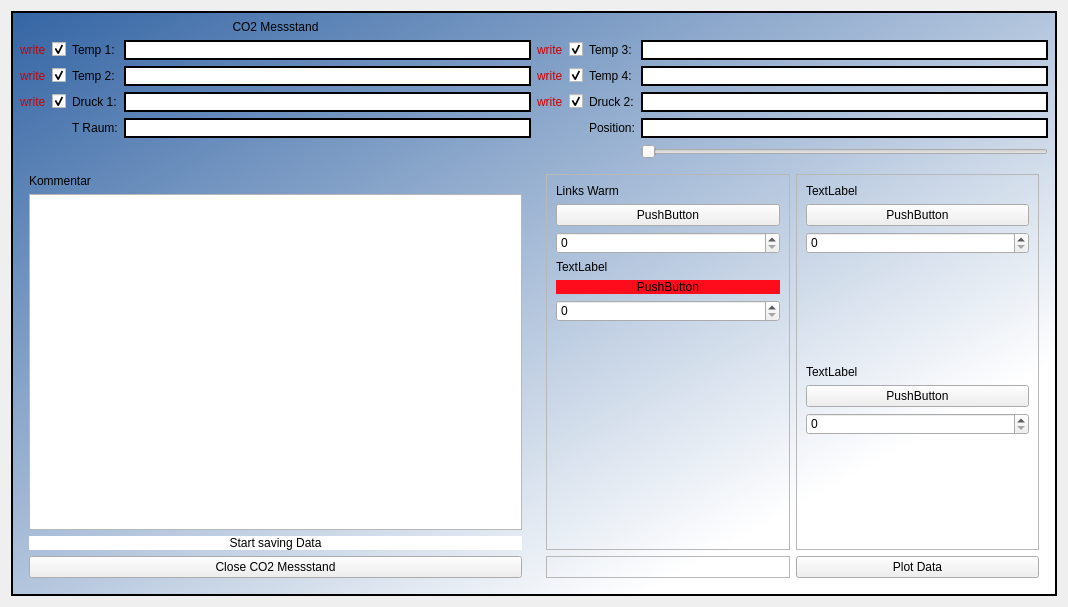
<?xml version="1.0" encoding="UTF-8"?>
<ui version="4.0">
 <class>MainWindow</class>
 <widget class="QWidget" name="MainWindow">
  <property name="geometry">
   <rect>
    <x>0</x>
    <y>0</y>
    <width>1068</width>
    <height>607</height>
   </rect>
  </property>
  <property name="windowTitle">
   <string>MainWindow</string>
  </property>
  <layout class="QVBoxLayout" name="verticalLayout">
   <item>
    <widget class="QWidget" name="bgwidget" native="true">
     <property name="styleSheet">
      <string notr="true">QWidget#bgwidget{
background-color: qlineargradient(spread:pad, x1:0, y1:0, x2:1, y2:1, stop:0 rgba(52, 101, 164, 255), stop:0.801047 rgba(255, 255, 255, 255));
border-color: rgb(85, 87, 83);
border: 2px solid;}</string>
     </property>
     <layout class="QGridLayout" name="gridLayout">
      <item row="5" column="7">
       <widget class="QLineEdit" name="valueT4">
        <property name="cursor">
         <cursorShape>ForbiddenCursor</cursorShape>
        </property>
        <property name="styleSheet">
         <string notr="true">font: 500 12pt &quot;Ubuntu&quot;;
border-color: rgb(0, 0, 0);
border: 2px solid;</string>
        </property>
       </widget>
      </item>
      <item row="5" column="0">
       <widget class="QLabel" name="writeT2">
        <property name="enabled">
         <bool>true</bool>
        </property>
        <property name="styleSheet">
         <string notr="true">font: 12pt &quot;Ubuntu&quot;;
color: rgb(204, 0, 0);</string>
        </property>
        <property name="text">
         <string>write</string>
        </property>
       </widget>
      </item>
      <item row="0" column="0" colspan="4">
       <widget class="QLabel" name="windowTitel">
        <property name="styleSheet">
         <string notr="true">font: 16pt &quot;Ubuntu&quot;;</string>
        </property>
        <property name="text">
         <string>CO2 Messstand</string>
        </property>
        <property name="alignment">
         <set>Qt::AlignCenter</set>
        </property>
       </widget>
      </item>
      <item row="6" column="4">
       <widget class="QLabel" name="writeP2">
        <property name="styleSheet">
         <string notr="true">font: 12pt &quot;Ubuntu&quot;;
color: rgb(204, 0, 0);</string>
        </property>
        <property name="text">
         <string>write</string>
        </property>
       </widget>
      </item>
      <item row="5" column="3">
       <widget class="QLineEdit" name="valueT2">
        <property name="cursor">
         <cursorShape>ForbiddenCursor</cursorShape>
        </property>
        <property name="styleSheet">
         <string notr="true">font: 500 12pt &quot;Ubuntu&quot;;
border-color: rgb(0, 0, 0);
border: 2px solid;</string>
        </property>
       </widget>
      </item>
      <item row="7" column="6">
       <widget class="QLabel" name="label">
        <property name="styleSheet">
         <string notr="true">font: 12pt &quot;Ubuntu&quot;;</string>
        </property>
        <property name="text">
         <string>Position:</string>
        </property>
       </widget>
      </item>
      <item row="4" column="5">
       <widget class="QCheckBox" name="checkSaveT3">
        <property name="text">
         <string/>
        </property>
        <property name="checked">
         <bool>true</bool>
        </property>
       </widget>
      </item>
      <item row="4" column="0">
       <widget class="QLabel" name="writeT1">
        <property name="enabled">
         <bool>true</bool>
        </property>
        <property name="styleSheet">
         <string notr="true">font: 12pt &quot;Ubuntu&quot;;
color: rgb(204, 0, 0);</string>
        </property>
        <property name="text">
         <string>write</string>
        </property>
       </widget>
      </item>
      <item row="4" column="1">
       <widget class="QCheckBox" name="checkSaveT1">
        <property name="text">
         <string/>
        </property>
        <property name="checked">
         <bool>true</bool>
        </property>
       </widget>
      </item>
      <item row="6" column="7">
       <widget class="QLineEdit" name="valueP2">
        <property name="styleSheet">
         <string notr="true">font: 500 12pt &quot;Ubuntu&quot;;
border-color: rgb(0, 0, 0);
border: 2px solid;</string>
        </property>
       </widget>
      </item>
      <item row="4" column="4">
       <widget class="QLabel" name="writeT3">
        <property name="enabled">
         <bool>true</bool>
        </property>
        <property name="styleSheet">
         <string notr="true">font: 12pt &quot;Ubuntu&quot;;
color: rgb(204, 0, 0);</string>
        </property>
        <property name="text">
         <string>write</string>
        </property>
       </widget>
      </item>
      <item row="6" column="1">
       <widget class="QCheckBox" name="checkSaveP1">
        <property name="text">
         <string/>
        </property>
        <property name="checked">
         <bool>true</bool>
        </property>
       </widget>
      </item>
      <item row="5" column="5">
       <widget class="QCheckBox" name="checkSaveT4">
        <property name="text">
         <string/>
        </property>
        <property name="checked">
         <bool>true</bool>
        </property>
       </widget>
      </item>
      <item row="6" column="6">
       <widget class="QLabel" name="label_P2">
        <property name="styleSheet">
         <string notr="true">font: 12pt &quot;Ubuntu&quot;;</string>
        </property>
        <property name="text">
         <string>Druck 2:</string>
        </property>
       </widget>
      </item>
      <item row="7" column="3">
       <widget class="QLineEdit" name="valueTOut">
        <property name="styleSheet">
         <string notr="true">font: 500 12pt &quot;Ubuntu&quot;;
border-color: rgb(0, 0, 0);
border: 2px solid;</string>
        </property>
       </widget>
      </item>
      <item row="7" column="2">
       <widget class="QLabel" name="labelTOUT">
        <property name="styleSheet">
         <string notr="true">font: 12pt &quot;Ubuntu&quot;;</string>
        </property>
        <property name="text">
         <string>T Raum:</string>
        </property>
       </widget>
      </item>
      <item row="8" column="7">
       <widget class="QSlider" name="sliderPosition">
        <property name="orientation">
         <enum>Qt::Horizontal</enum>
        </property>
       </widget>
      </item>
      <item row="4" column="7">
       <widget class="QLineEdit" name="valueT3">
        <property name="cursor">
         <cursorShape>ForbiddenCursor</cursorShape>
        </property>
        <property name="styleSheet">
         <string notr="true">font: 500 12pt &quot;Ubuntu&quot;;
border-color: rgb(0, 0, 0);
border: 2px solid;</string>
        </property>
       </widget>
      </item>
      <item row="6" column="0">
       <widget class="QLabel" name="writeP1">
        <property name="styleSheet">
         <string notr="true">font: 12pt &quot;Ubuntu&quot;;
color: rgb(204, 0, 0);</string>
        </property>
        <property name="text">
         <string>write</string>
        </property>
       </widget>
      </item>
      <item row="6" column="5">
       <widget class="QCheckBox" name="checkSaveP2">
        <property name="text">
         <string/>
        </property>
        <property name="checked">
         <bool>true</bool>
        </property>
       </widget>
      </item>
      <item row="9" column="0" colspan="4">
       <widget class="QWidget" name="plotWidget" native="true">
        <property name="styleSheet">
         <string notr="true"/>
        </property>
        <layout class="QVBoxLayout" name="verticalLayout_2">
         <item>
          <widget class="QLabel" name="labelKommentar">
           <property name="styleSheet">
            <string notr="true">font: 12pt &quot;Ubuntu&quot;;</string>
           </property>
           <property name="text">
            <string>Kommentar</string>
           </property>
          </widget>
         </item>
         <item>
          <widget class="QTextEdit" name="kommentar"/>
         </item>
         <item>
          <widget class="QPushButton" name="saveBtn">
           <property name="styleSheet">
            <string notr="true">border-radius: 10px;
background-color: rgb(255, 255, 255);
font: 12pt &quot;Ubuntu&quot;;</string>
           </property>
           <property name="text">
            <string>Start saving Data</string>
           </property>
          </widget>
         </item>
         <item>
          <widget class="QPushButton" name="stopBtn">
           <property name="text">
            <string>Close CO2 Messstand</string>
           </property>
          </widget>
         </item>
        </layout>
       </widget>
      </item>
      <item row="6" column="3">
       <widget class="QLineEdit" name="valueP1">
        <property name="styleSheet">
         <string notr="true">font: 500 12pt &quot;Ubuntu&quot;;
border-color: rgb(0, 0, 0);
border: 2px solid;</string>
        </property>
       </widget>
      </item>
      <item row="5" column="1">
       <widget class="QCheckBox" name="checkSaveT2">
        <property name="text">
         <string/>
        </property>
        <property name="checked">
         <bool>true</bool>
        </property>
       </widget>
      </item>
      <item row="6" column="2">
       <widget class="QLabel" name="label_P1">
        <property name="styleSheet">
         <string notr="true">font: 12pt &quot;Ubuntu&quot;;</string>
        </property>
        <property name="text">
         <string>Druck 1:</string>
        </property>
       </widget>
      </item>
      <item row="4" column="2">
       <widget class="QLabel" name="labelT1">
        <property name="styleSheet">
         <string notr="true">font: 12pt &quot;Ubuntu&quot;;</string>
        </property>
        <property name="text">
         <string>Temp 1:</string>
        </property>
       </widget>
      </item>
      <item row="7" column="7">
       <widget class="QLineEdit" name="valuePosition">
        <property name="styleSheet">
         <string notr="true">font: 500 12pt &quot;Ubuntu&quot;;
border-color: rgb(0, 0, 0);
border: 2px solid;</string>
        </property>
       </widget>
      </item>
      <item row="4" column="3">
       <widget class="QLineEdit" name="valueT1">
        <property name="cursor">
         <cursorShape>ForbiddenCursor</cursorShape>
        </property>
        <property name="styleSheet">
         <string notr="true">font: 500 12pt &quot;Ubuntu&quot;;
border-color: rgb(0, 0, 0);
border: 2px solid;</string>
        </property>
       </widget>
      </item>
      <item row="5" column="4">
       <widget class="QLabel" name="writeT4">
        <property name="enabled">
         <bool>true</bool>
        </property>
        <property name="styleSheet">
         <string notr="true">font: 12pt &quot;Ubuntu&quot;;
color: rgb(204, 0, 0);</string>
        </property>
        <property name="frameShadow">
         <enum>QFrame::Plain</enum>
        </property>
        <property name="text">
         <string>write</string>
        </property>
       </widget>
      </item>
      <item row="5" column="2">
       <widget class="QLabel" name="labelT2">
        <property name="styleSheet">
         <string notr="true">font: 12pt &quot;Ubuntu&quot;;</string>
        </property>
        <property name="text">
         <string>Temp 2:</string>
        </property>
       </widget>
      </item>
      <item row="4" column="6">
       <widget class="QLabel" name="labelT3">
        <property name="styleSheet">
         <string notr="true">font: 12pt &quot;Ubuntu&quot;;</string>
        </property>
        <property name="text">
         <string>Temp 3:</string>
        </property>
       </widget>
      </item>
      <item row="5" column="6">
       <widget class="QLabel" name="labelT4">
        <property name="styleSheet">
         <string notr="true">font: 12pt &quot;Ubuntu&quot;;</string>
        </property>
        <property name="text">
         <string>Temp 4:</string>
        </property>
       </widget>
      </item>
      <item row="9" column="4" colspan="4">
       <widget class="QWidget" name="plot2Widget" native="true">
        <layout class="QGridLayout" name="gridLayout_2">
         <item row="1" column="0">
          <widget class="QFrame" name="frame">
           <property name="frameShape">
            <enum>QFrame::StyledPanel</enum>
           </property>
           <property name="frameShadow">
            <enum>QFrame::Raised</enum>
           </property>
          </widget>
         </item>
         <item row="1" column="1">
          <widget class="QPushButton" name="plotData">
           <property name="styleSheet">
            <string notr="true">
font: 12pt &quot;Ubuntu&quot;;</string>
           </property>
           <property name="text">
            <string>Plot Data</string>
           </property>
          </widget>
         </item>
         <item row="0" column="1">
          <widget class="QFrame" name="frame_3">
           <property name="frameShape">
            <enum>QFrame::StyledPanel</enum>
           </property>
           <property name="frameShadow">
            <enum>QFrame::Raised</enum>
           </property>
           <layout class="QVBoxLayout" name="verticalLayout_4">
            <item>
             <widget class="QLabel" name="label_4">
              <property name="text">
               <string>TextLabel</string>
              </property>
             </widget>
            </item>
            <item>
             <widget class="QPushButton" name="pushButton_4">
              <property name="text">
               <string>PushButton</string>
              </property>
             </widget>
            </item>
            <item>
             <widget class="QSpinBox" name="spinBox_3"/>
            </item>
            <item>
             <spacer name="verticalSpacer_3">
              <property name="orientation">
               <enum>Qt::Vertical</enum>
              </property>
              <property name="sizeHint" stdset="0">
               <size>
                <width>20</width>
                <height>40</height>
               </size>
              </property>
             </spacer>
            </item>
            <item>
             <widget class="QLabel" name="label_5">
              <property name="text">
               <string>TextLabel</string>
              </property>
             </widget>
            </item>
            <item>
             <widget class="QPushButton" name="pushButton_2">
              <property name="text">
               <string>PushButton</string>
              </property>
             </widget>
            </item>
            <item>
             <widget class="QSpinBox" name="spinBox_4"/>
            </item>
            <item>
             <spacer name="verticalSpacer_4">
              <property name="orientation">
               <enum>Qt::Vertical</enum>
              </property>
              <property name="sizeHint" stdset="0">
               <size>
                <width>20</width>
                <height>40</height>
               </size>
              </property>
             </spacer>
            </item>
           </layout>
          </widget>
         </item>
         <item row="0" column="0">
          <widget class="QFrame" name="frame_2">
           <property name="frameShape">
            <enum>QFrame::StyledPanel</enum>
           </property>
           <property name="frameShadow">
            <enum>QFrame::Raised</enum>
           </property>
           <layout class="QVBoxLayout" name="verticalLayout_3">
            <item>
             <widget class="QLabel" name="label_2">
              <property name="text">
               <string>Links Warm</string>
              </property>
             </widget>
            </item>
            <item>
             <widget class="QPushButton" name="pushButton">
              <property name="text">
               <string>PushButton</string>
              </property>
             </widget>
            </item>
            <item>
             <widget class="QSpinBox" name="spinBox"/>
            </item>
            <item>
             <widget class="QLabel" name="label_3">
              <property name="text">
               <string>TextLabel</string>
              </property>
             </widget>
            </item>
            <item>
             <widget class="QPushButton" name="pushButton_3">
              <property name="styleSheet">
               <string notr="true">border-radius: 50;
background-color: rgb(255, 12, 28);</string>
              </property>
              <property name="text">
               <string>PushButton</string>
              </property>
             </widget>
            </item>
            <item>
             <widget class="QSpinBox" name="spinBox_2"/>
            </item>
            <item>
             <spacer name="verticalSpacer_2">
              <property name="orientation">
               <enum>Qt::Vertical</enum>
              </property>
              <property name="sizeHint" stdset="0">
               <size>
                <width>20</width>
                <height>40</height>
               </size>
              </property>
             </spacer>
            </item>
           </layout>
          </widget>
         </item>
        </layout>
       </widget>
      </item>
     </layout>
     <zorder>plot2Widget</zorder>
     <zorder>plotWidget</zorder>
     <zorder>windowTitel</zorder>
     <zorder>labelT1</zorder>
     <zorder>labelT2</zorder>
     <zorder>labelT3</zorder>
     <zorder>labelT4</zorder>
     <zorder>valueT1</zorder>
     <zorder>valueT2</zorder>
     <zorder>valueT3</zorder>
     <zorder>valueT4</zorder>
     <zorder>writeT1</zorder>
     <zorder>writeT2</zorder>
     <zorder>writeT3</zorder>
     <zorder>writeT4</zorder>
     <zorder>checkSaveT1</zorder>
     <zorder>checkSaveT2</zorder>
     <zorder>checkSaveT3</zorder>
     <zorder>checkSaveT4</zorder>
     <zorder>valueP1</zorder>
     <zorder>valueP2</zorder>
     <zorder>writeP1</zorder>
     <zorder>writeP2</zorder>
     <zorder>checkSaveP1</zorder>
     <zorder>checkSaveP2</zorder>
     <zorder>label_P1</zorder>
     <zorder>label_P2</zorder>
     <zorder>valuePosition</zorder>
     <zorder>label</zorder>
     <zorder>sliderPosition</zorder>
     <zorder>valueTOut</zorder>
     <zorder>labelTOUT</zorder>
    </widget>
   </item>
  </layout>
 </widget>
 <resources/>
 <connections/>
</ui>
